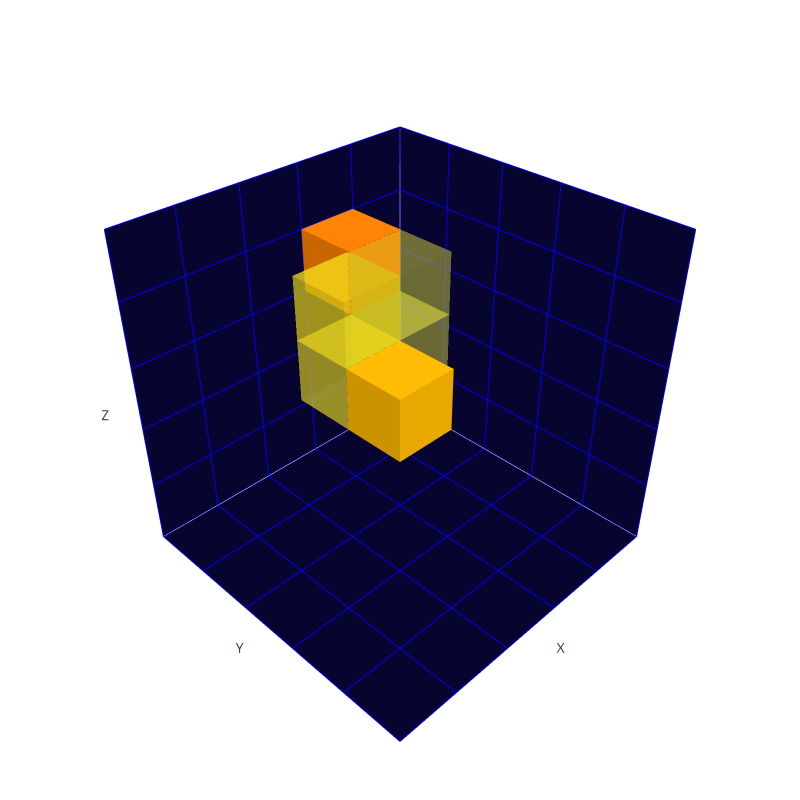

The code cell stored with this chart in its notebook:
### Code cell
event = test_set_p[15]
true_img = np.zeros((125,))

for i in range(true_img.shape[0]):
    true_img[i] = float(event["image"][i])

true_img = true_img.reshape(5, 5, 5)

# get back the normalization
min_charge = 0
max_charge = test_set_p.metadata['statistics']['per_tree'][args.particle]['recon_charge']['max']
true_img = (true_img + 1) / 2
true_img *= (max_charge - min_charge)
true_img += min_charge

print(test_set_p.metadata['statistics']['per_tree']['proton_contained']['recon_charge']['std'])
print(test_set_p.metadata['statistics']['per_tree']['proton_contained']['recon_charge']['mean'])

max_energy = true_img.max()

print(true_img)

print("- True image:")
plotly_generate(true_img, max_energy=max_energy)

### Figure 1 — Plotly figure (JSON) as saved in the notebook; plotly's stock layout.template omitted (floating-point values rounded to 4 significant figures)
{"data": [{"color": "#FC7F00", "colorbar": {"thickness": 20, "title": {"text": "Voxel Values"}}, "flatshading": true, "i": [7, 0, 0, 0, 4, 4, 6, 6, 4, 0, 3, 2], "j": [3, 4, 1, 2, 5, 6, 5, 2, 0, 1, 6, 3], "k": [0, 7, 2, 3, 6, 7, 1, 1, 5, 5, 7, 6], "opacity": 1, "type": "mesh3d", "x": [1, 1, 2, 2, 1, 1, 2, 2], "y": [0, 1, 1, 0, 0, 1, 1, 0], "z": [3, 3, 3, 3, 4, 4, 4, 4]}, {"color": "#F3F243", "colorbar": {"thickness": 20, "title": {"text": "Voxel Values"}}, "flatshading": true, "i": [7, 0, 0, 0, 4, 4, 6, 6, 4, 0, 3, 2], "j": [3, 4, 1, 2, 5, 6, 5, 2, 0, 1, 6, 3], "k": [0, 7, 2, 3, 6, 7, 1, 1, 5, 5, 7, 6], "opacity": 0.2911, "type": "mesh3d", "x": [1, 1, 2, 2, 1, 1, 2, 2], "y": [1, 2, 2, 1, 1, 2, 2, 1], "z": [2, 2, 2, 2, 3, 3, 3, 3]}, {"color": "#F3F243", "colorbar": {"thickness": 20, "title": {"text": "Voxel Values"}}, "flatshading": true, "i": [7, 0, 0, 0, 4, 4, 6, 6, 4, 0, 3, 2], "j": [3, 4, 1, 2, 5, 6, 5, 2, 0, 1, 6, 3], "k": [0, 7, 2, 3, 6, 7, 1, 1, 5, 5, 7, 6], "opacity": 0.2953, "type": "mesh3d", "x": [1, 1, 2, 2, 1, 1, 2, 2], "y": [1, 2, 2, 1, 1, 2, 2, 1], "z": [3, 3, 3, 3, 4, 4, 4, 4]}, {"color": "#FAEB28", "colorbar": {"thickness": 20, "title": {"text": "Voxel Values"}}, "flatshading": true, "i": [7, 0, 0, 0, 4, 4, 6, 6, 4, 0, 3, 2], "j": [3, 4, 1, 2, 5, 6, 5, 2, 0, 1, 6, 3], "k": [0, 7, 2, 3, 6, 7, 1, 1, 5, 5, 7, 6], "opacity": 0.4364, "type": "mesh3d", "x": [2, 2, 3, 3, 2, 2, 3, 3], "y": [1, 2, 2, 1, 1, 2, 2, 1], "z": [2, 2, 2, 2, 3, 3, 3, 3]}, {"color": "#FEE81C", "colorbar": {"thickness": 20, "title": {"text": "Voxel Values"}}, "flatshading": true, "i": [7, 0, 0, 0, 4, 4, 6, 6, 4, 0, 3, 2], "j": [3, 4, 1, 2, 5, 6, 5, 2, 0, 1, 6, 3], "k": [0, 7, 2, 3, 6, 7, 1, 1, 5, 5, 7, 6], "opacity": 0.4901, "type": "mesh3d", "x": [2, 2, 3, 3, 2, 2, 3, 3], "y": [1, 2, 2, 1, 1, 2, 2, 1], "z": [3, 3, 3, 3, 4, 4, 4, 4]}, {"color": "#FFB800", "colorbar": {"thickness": 20, "title": {"text": "Voxel Values"}}, "flatshading": true, "i": [7, 0, 0, 0, 4, 4, 6, 6, 4, 0, 3, 2], "j": [3, 4, 1, 2, 5, 6, 5, 2, 0, 1, 6, 3], "k": [0, 7, 2, 3, 6, 7, 1, 1, 5, 5, 7, 6], "opacity": 1, "type": "mesh3d", "x": [2, 2, 3, 3, 2, 2, 3, 3], "y": [2, 3, 3, 2, 2, 3, 3, 2], "z": [2, 2, 2, 2, 3, 3, 3, 3]}], "layout": {"height": 800, "margin": {"b": 0, "l": 0, "r": 0, "t": 0}, "paper_bgcolor": "rgba(0, 0, 0, 0)", "plot_bgcolor": "rgba(0, 0, 0, 0)", "scene": {"aspectmode": "cube", "camera": {"center": {"x": 0, "y": 0, "z": 0}, "eye": {"x": 1.5, "y": 1.5, "z": 1.5}}, "xaxis": {"backgroundcolor": "#07042F", "gridcolor": "blue", "range": [0, 5], "showticklabels": false, "title": {"text": "X"}}, "yaxis": {"backgroundcolor": "#07042F", "gridcolor": "blue", "range": [0, 5], "showticklabels": false, "title": {"text": "Y"}}, "zaxis": {"backgroundcolor": "#07042F", "gridcolor": "blue", "range": [0, 5], "showticklabels": false, "title": {"text": "Z"}}}, "width": 800}}
